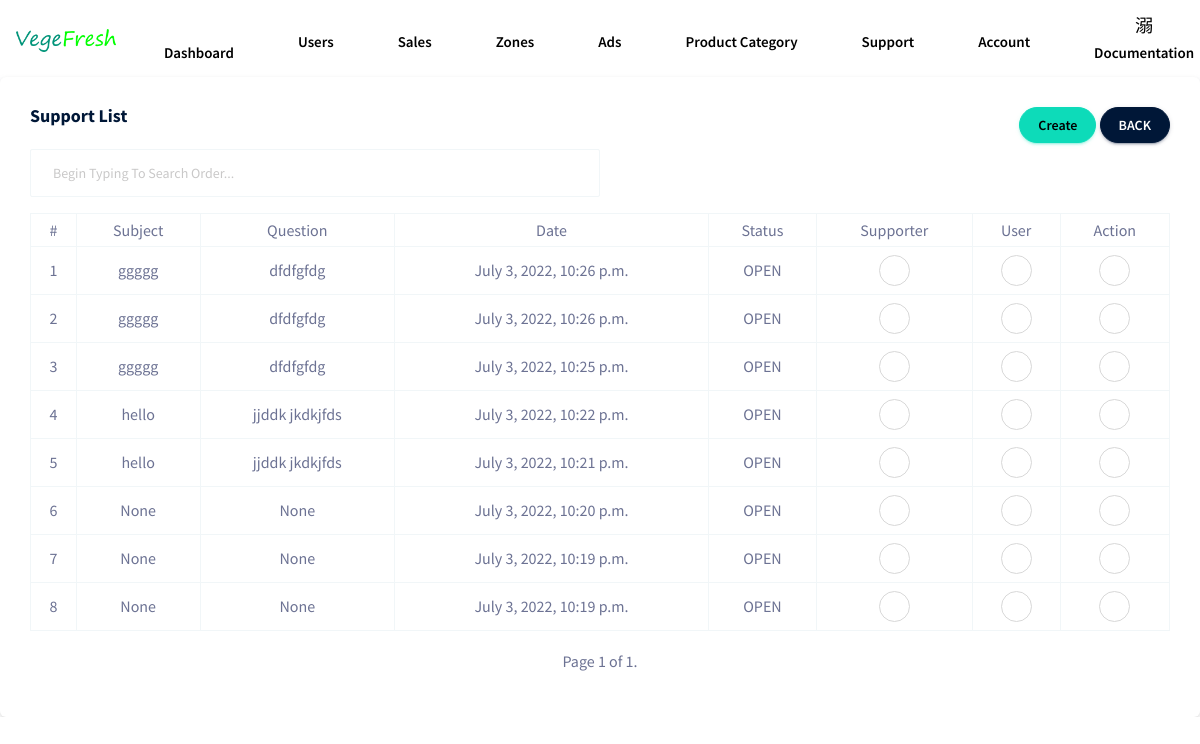
/management/supportFarmsList/, run on the app's committed database.
### support/models.py (models this page shows)
class FarmSupport(models.Model):
    user = models.ForeignKey(UsersProfiles, on_delete=models.SET_NULL, null=True, blank=True)
    supporter = models.ForeignKey(SupporterProfiles, on_delete=models.SET_NULL, null=True, blank=True)
    subject = models.CharField(max_length=100, null=True, blank=True)
    question = models.TextField(null=True, blank=True)
    status = models.CharField(max_length=100, default='OPEN', null=True, blank=True, choices=TIKETSTS, )
    create_date = models.DateTimeField(auto_now_add=True)
    class Meta:
        ordering = ['-create_date']

### management/views.py (the view)
# urls.py: path('supportFarmsList/', views.supportFarmsList, name="supportFarmsList"),
def supportFarmsList(request):
    instance = FarmSupport.objects.all()
    paginator = Paginator(instance, 10)
    page_number = request.GET.get('page')
    page_obj = paginator.get_page(page_number)
    context = {"support": page_obj}
    return render(request, 'dashboard/supportlistfarm.html', context)

### templates/dashboard/supportlistfarm.html (shortened to what this page needs)
{% extends 'dashboard/base.html' %} {% load static %} {% block contain %}
<div class="card">
    <div class="card-body">
        <div style="margin-bottom: 10px; float: right;">
            <a href="{{ request.META.HTTP_REFERER }}" class="btn btn-success btn-rounded btn-fw">Create</a>
            <a href="{{ request.META.HTTP_REFERER }}" class="btn btn-dark btn-rounded btn-fw">BACK</a>
        </div>
        <h4 class="card-title">Support List</h4>
        <div class="col-md-6">
            <input class="form-control" hx-headers='{"X-CSRFToken": "{{ csrf_token }}"}' type="search" name="search" placeholder="Begin Typing To Search Order..." hx-post="{% url 'orderFilter' %}" hx-trigger="keyup changed delay:500ms, search" hx-target="#data" hx-indicator=".htmx-indicator">
        </div>
        <div class="table-responsive pt-3 " id="data">
            <table class="table table-bordered">
                <thead>
                    <tr style="text-align: center;">
                        <th>#</th>
                        <th>Subject</th>
                        <th>Question</th>
                        <th>Date</th>
                        <th>Status</th>
                        <th>Supporter</th>
                        <th>User</th>
                        <th>Action</th>
                    </tr>
                </thead>
                <tbody>
                    {% for i in support %}
                    <tr style="text-align: center;" id="tr{{i.id}}">
                        <td>{{forloop.counter}}</td>
                        <td>{{i.subject}}</td>
                        <td>{{i.question}}</td>
                        <td>{{i.create_date}} </td>
                        <td>{{i.status}} </td>
                        <td>
                            <button type="button" class="btn btn-outline-secondary btn-rounded btn-icon" hx-get="{% url 'getSupporterData' i.supporter.id %}" hx-trigger="click" hx-target="#data" >
                                <i class="mdi mdi-information-outline icon-md text-danger"></i>
                              </button>
                        </td>
                        <td>
                            <button type="button" class="btn btn-outline-secondary btn-rounded btn-icon" hx-get="{% url 'orderUserDetails' %}" hx-trigger="click" hx-target="#data" hx-vals='{"myid": "{{i.user.id}}"}'>
                            <i class="mdi mdi-account-card-details icon-md text-danger"></i>
                            </button>
                        </td>
                        <td>
                            <button type="button" class="btn btn-outline-secondary btn-rounded btn-icon" hx-get="{% url 'supportTiketAction' i.id %}" hx-trigger="click" hx-target="#data" hx-swap="outerHTML" >
                            <i class="mdi mdi-routes icon-md text-danger"></i>
                            </button>
                        </td>
                    </tr>
                    {% endfor %}
                </tbody>
            </table>
            <div style="margin-top: 20px;">
                <nav aria-label="Page navigation example">
                    <ul class="pagination justify-content-center ">
                        <span class="current" style="padding-left:15px;padding-right:15px;">
                        Page {{ support.number }} of {{ support.paginator.num_pages }}.
                    </span>
                    </ul>
                </nav>
            </div>
        </div>
    </div>
</div>
{% endblock %}

### data on the page
FarmSupport: subject "ggggg", question "dfdfgfdg", create_date "July 3, 2022, 10:26 p.m.", status "OPEN"
FarmSupport: subject "ggggg", question "dfdfgfdg", create_date "July 3, 2022, 10:26 p.m.", status "OPEN"
FarmSupport: subject "ggggg", question "dfdfgfdg", create_date "July 3, 2022, 10:25 p.m.", status "OPEN"
FarmSupport: subject "hello", question "jjddk jkdkjfds", create_date "July 3, 2022, 10:22 p.m.", status "OPEN"
FarmSupport: subject "hello", question "jjddk jkdkjfds", create_date "July 3, 2022, 10:21 p.m.", status "OPEN"
FarmSupport: subject "None", question "None", create_date "July 3, 2022, 10:20 p.m.", status "OPEN"
FarmSupport: subject "None", question "None", create_date "July 3, 2022, 10:19 p.m.", status "OPEN"
FarmSupport: subject "None", question "None", create_date "July 3, 2022, 10:19 p.m.", status "OPEN"

### other printed values
{{ support.number }} "1"
{{ support.paginator.num_pages }} "1"
